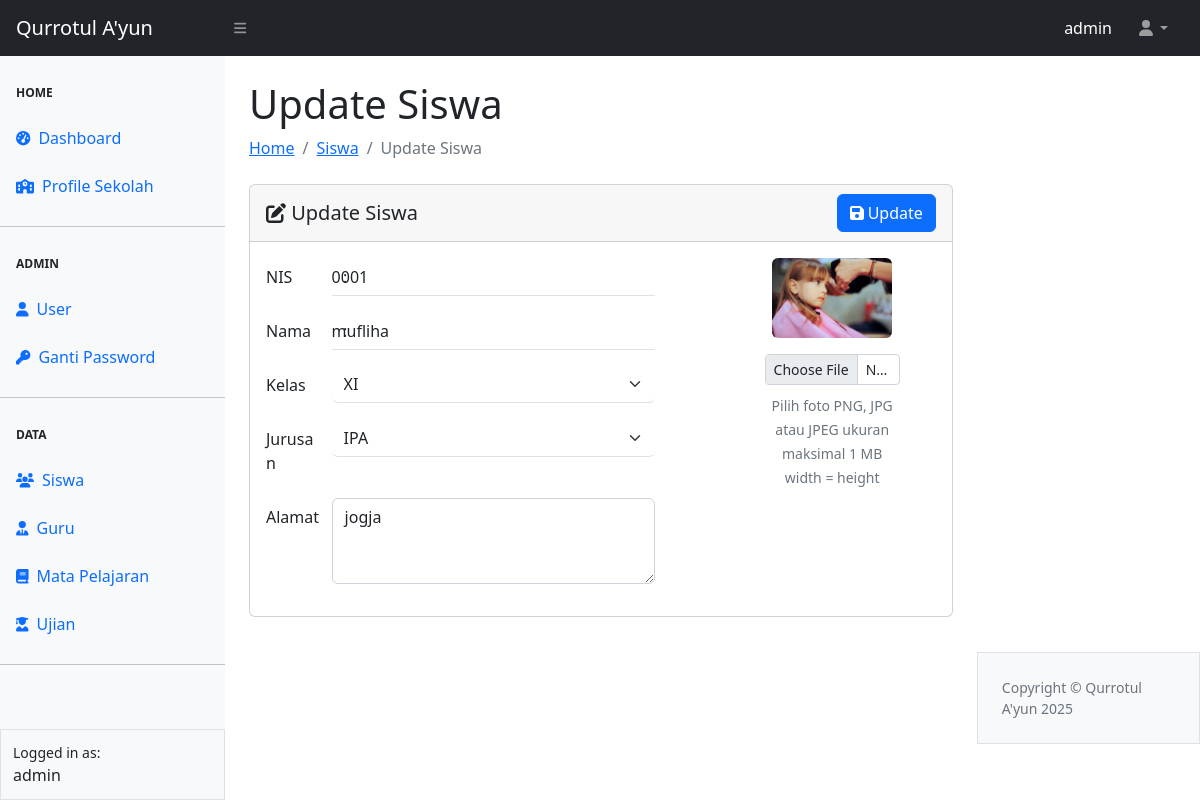
The page /siswa/edit-siswa.php?nis=0001 (signed in) on the database its author committed.
### tables this page shows
CREATE TABLE `tbl_siswa` (
  `nis` char(6) NOT NULL,
  `nama` varchar(100) NOT NULL,
  `alamat` varchar(128) NOT NULL,
  `kelas` varchar(3) NOT NULL,
  `jurusan` varchar(50) NOT NULL,
  `foto` varchar(50) NOT NULL
);

### siswa/edit-siswa.php (the view, shortened to what this page needs)
<?php
require_once "../config.php";
require_once "../template/header.php";
require_once "../template/navbar.php";
require_once "../template/sidebar.php";
$nis = $_GET['nis'];
$siswa = mysqli_query($koneksi, "SELECT * FROM tbl_siswa WHERE nis = '$nis'");
$data = mysqli_fetch_array($siswa);
?>
<div id="layoutSidenav_content">
    <main>
        <div class="container-fluid px-4">
            <h1 class="mt-4">Update Siswa</h1>
            <ol class="breadcrumb mb-4">
                <li class="breadcrumb-item"><a href="../index.php">Home</a></li>
                <li class="breadcrumb-item"><a href="siswa.php">Siswa</a></li>
                <li class="breadcrumb-item active">Update Siswa</li>
            </ol>
            <form action="proses-siswa.php" method="POST" enctype="multipart/form-data">
                <div class="card">
                    <div class="card-header d-flex justify-content-between align-items-center">
                        <span class="h5 my-2"><i class="fa-solid fa-pen-to-square"></i> Update Siswa</span>
                        <div>
                            <button type="submit" name="update" class="btn btn-primary"><i class="fa-solid fa-floppy-disk"></i> Update</button>
                        </div>
                    </div>
                    <div class="card-body">
                        <div class="row">
                            <div class="col-8">
                                <div class="mb-3 row">
                                    <label for="nis" class="col-sm-2 col-form-label">NIS</label>
                                    <label class="col-sm-1 col-form-label">:</label>
                                    <div class="col-sm-9" style="margin-left: -50px;">
                                        <input type="text" name="nis" readonly class="form-control-plaintext border-bottom" id="nis" value="<?= $nis ?>">
                                    </div>
                                </div>
                                <div class="mb-3 row">
                                    <label for="nama" class="col-sm-2 col-form-label">Nama</label>
                                    <label class="col-sm-1 col-form-label">:</label>
                                    <div class="col-sm-9" style="margin-left: -50px;">
                                        <input type="text" name="nama" required class="form-control-plaintext border-bottom" id="nama" value="<?= $data['nama'] ?>" placeholder="Nama Siswa" autocomplete="off">
                                    </div>
                                </div>
                                <div class="mb-3 row">
                                    <label for="kelas" class="col-sm-2 col-form-label">Kelas</label>
                                    <label class="col-sm-1 col-form-label">:</label>
                                    <div class="col-sm-9" style="margin-left: -50px;">
                                        <select name="kelas" id="kelas" class="form-select border-0 border-bottom" required>
                                            <?php
                                            $kelas = ["X", "XI", "XII"];
                                            foreach ($kelas as $kls){
                                                if ($data['kelas'] == $kls) { ?>
                                                    <option value="<?= $kls; ?>" selected><?= $kls ?></option>
                                                <?php  } else { ?>
                                                    <option value="<?= $kls; ?>"><?= $kls ?></option>
                                                <?php }
                                            }
                                        ?>
                                        </select>
                                    </div>
                                </div>
                                <div class="mb-3 row">
                                    <label for="jurusan" class="col-sm-2 col-form-label">Jurusan</label>
                                    <label class="col-sm-1 col-form-label">:</label>
                                    <div class="col-sm-9" style="margin-left: -50px;">
                                        <select name="jurusan" id="jurusan" class="form-select border-0 border-bottom" required>
                                            <?php
                                            $jurusan = ["IPA", "IPS", "Bahasa"];
                                            foreach ($jurusan as $jrs){
                                                if ($data['jurusan'] == $jrs) { ?>
                                                    <option value="<?= $jrs; ?>" selected><?= $jrs ?></option>
                                                <?php  } else { ?>
                                                    <option value="<?= $jrs; ?>"><?= $jrs ?></option>
                                                <?php }
                                            } ?>
                                        </select>
                                    </div>
                                </div>
                                <div class="mb-3 row">
                                    <label for="alamat" class="col-sm-2 col-form-label">Alamat</label>
                                    <label class="col-sm-1 col-form-label">:</label>
                                    <div class="col-sm-9" style="margin-left: -50px;">
                                        <textarea name="alamat" id="alamat" cols="30" rows="3" placeholder="Alamat Siswa" class="form-control" required><?= $data ['alamat'] ?></textarea>
                                    </div>
                                </div>
                            </div>
                            <div class="col-4 text-center px-5">
                                <img src="../asset/image/<?= $data['foto'] ?>" alt="" class="mb-3 rounded" width="120">
                                <input type="file" name="image" class="form-control form-control-sm mb-2">
                                <small class="text-secondary">Pilih foto PNG, JPG atau JPEG ukuran maksimal 1 MB</small>
                                <div><small class="text-secondary">width = height</small></div>
                            </div>
                        </div>
                    </div>
                </div>
            </form>
        </div>
    </main>
</div>
<?php require_once "../template/footer.php"; ?>

### rows shown on the page
tbl_siswa: nama "mufliha", kelas "XI", jurusan "IPA", alamat "jogja", foto (picture)

### other values the page prints
$_SESSION["ssUser"] "admin"
